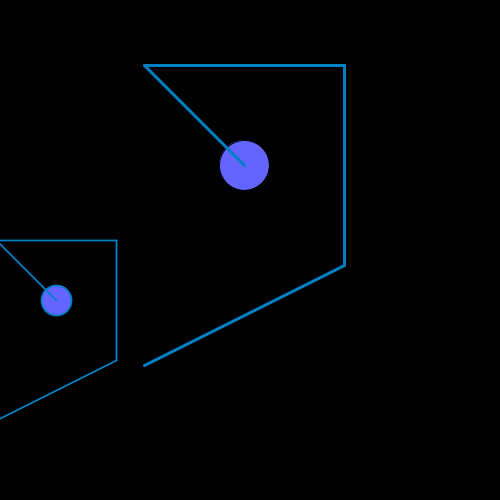
Frame 1 (no input)
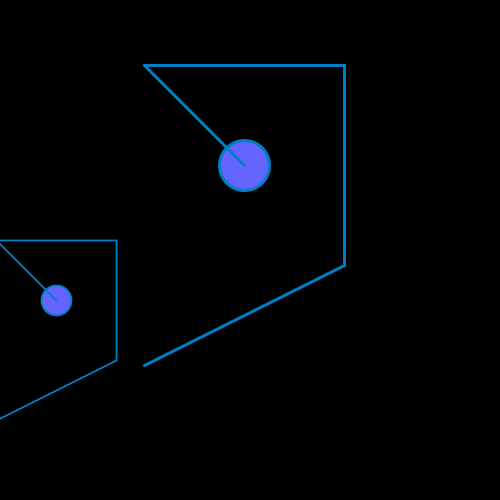
Frame 60 (the mouse pressed at the canvas centre just before this capture)
Frame 120 (the mouse held since frame 60 and released just before this capture): identical to frame 60, image omitted

The Processing sketch that drew these frames (run headless with seeded random() and noise(); from frame 60 on, the mouse is pressed at the canvas centre):

// Processing sketch: Translate
// ── Translate.pde
/*******************************************
 * Translate a scaled object to a new location
 *******************************************/
 
// I use the tranlation function to move the point (244, 165)->(120, 300) under a 0.6 scale.
float x = translation(0.6, 350, 120);
float y = translation(0.6, 165, 300);


///<summary>
/// scale:  the scale factor to build into the translation
/// start:	the original point you want to move
/// end:	the end point you want to move the start to.
///
/// This method will calculate the translation value to move your grouped object
/// given a known start point on the original object, and a desired endpoint for
/// that object.
/// 
/// This method assumes that your code is structured similar to this example
/// Particularly, that the scale() function call comes /before/ the translate()
/// function call in your object drawing procedure.
///</summary>
float translation(float scale, int start, int end)
{
	return (end - (scale * start))/scale;
}

void setup()
{
	size(500, 500);
   background(0);
}

void draw()
{
	background(0,0,0);
	
	// Unscaled
	fill(100,100,255);
	ellipse(244, 165, 50, 50);
	strokeWeight(3);
	stroke(0,128, 196);
	line(244, 165, 144, 65);
	line(144, 65, 344, 65);
	line(344, 65, 344, 265);
	line(344, 265, 144, 365);

	// Scaled and translated.
	pushMatrix();
	scale(0.6);
	translate(x, y);
	fill(100,100,255);
	ellipse(244, 165, 50, 50);
	strokeWeight(3);
	stroke(0,128, 196);
	line(244, 165, 144, 65);
	line(144, 65, 344, 65);
	line(344, 65, 344, 265);
	line(344, 265, 144, 365);
	popMatrix();
}
